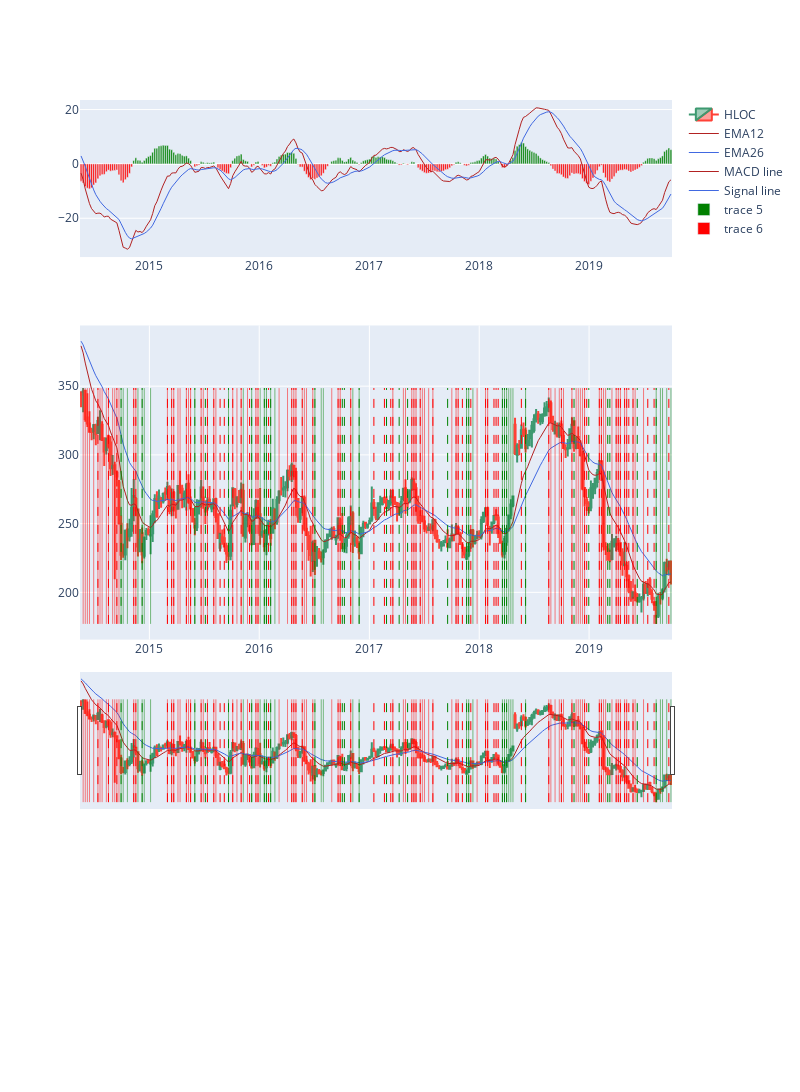

Notebook code for this chart:
### Code cell
run_time = process_time()
tmp_df = data_df[data_df.ticker == 'SBRY']

#Create the figrue with subplots
# fig = go.Figure()
fig = make_subplots(
    rows=4
    ,cols=1
    ,row_heights=[0.2,0.4,0.1,0.2]
)
fig.update_layout(
    width=800
    ,height=1200
)

#Add the HLCO
fig.add_trace(go.Candlestick(
    x=tmp_df.date
    ,open=tmp_df.open
    ,close=tmp_df.close
    ,high=tmp_df.high
    ,low=tmp_df.low
    ,name='HLOC'
),row=2,col=1)

#Add the EMAs
fig.add_trace(go.Scatter(
    x=tmp_df.date
    ,y=tmp_df.ema12
    ,line=dict(color='firebrick',width=1)
    ,name='EMA12'
),row=2,col=1)
fig.add_trace(go.Scatter(
    x=tmp_df.date
    ,y=tmp_df.ema26
    ,line=dict(color='royalblue',width=1)
    ,name='EMA26'
),row=2,col=1)

#Show the MACD with lines
fig.add_trace(go.Scatter(
    x=tmp_df.date
    ,y=tmp_df.macd_line
    ,line=dict(color='firebrick',width=1)
    ,name='MACD line'
),row=1,col=1)
fig.add_trace(go.Scatter(
    x=tmp_df.date
    ,y=tmp_df.signal_line
    ,line=dict(color='royalblue',width=1)
    ,name='Signal line'
),row=1,col=1)
fig.add_trace(go.Bar(
    x=tmp_df[tmp_df.macd > 0].date
    ,y=tmp_df[tmp_df.macd > 0].macd
    ,marker_color='green'
    ,opacity=1
),row=1,col=1)
fig.add_trace(go.Bar(
    x=tmp_df[tmp_df.macd < 0].date
    ,y=tmp_df[tmp_df.macd < 0].macd
    ,marker_color='red'
    ,opacity=1
),row=1,col=1)

#Add buy and sell signals
def add_buy(x_val,min_max,w=0.5,d='solid'):
    fig.add_trace(
        go.Scatter(
            x=[x_val,x_val]
            ,y=[min_max[0],min_max[1]]
            ,line=dict(color='green',width=w,dash=d)
            ,name='Buy signal'
            ,showlegend=False
            ,mode='lines'
        )
        ,row=2,col=1
    )
def add_sell(x_val,min_max,w=0.5,d='solid'):
    fig.add_trace(
        go.Scatter(
            x=[x_val,x_val]
            ,y=[min_max[0],min_max[1]]
            ,line=dict(color='red',width=w,dash=d)
            ,name='Sell signal'
            ,showlegend=False
            ,mode='lines'
        )
        ,row=2,col=1
    )

#Plot the area I'm investigating
def add_flags(x_val,min_max,_color:str='black',_row:int=1):
    fig.add_trace(
        go.Scatter(
            x=[x_val,x_val]
            ,y=[min_max[0],min_max[1]]
            ,line=dict(color=_color,width=1,dash='solid')
            ,name='ALT'
            ,showlegend=False
            ,mode='lines'
        )
        ,row=_row,col=1
    )
def add_lines(_x,_y,_color:str='black',_row:int=1):
    fig.add_trace(
        go.Scatter(
            x=_x
            ,y=_y
            ,line=dict(color=_color,width=1,dash='solid')
            ,name='ALT'
            ,showlegend=False
            ,mode='lines'
        )
        ,row=_row,col=1
    )
alt_col = 'close'
price_min_max = (tmp_df.low.min(),tmp_df.high.max())
alt_min_max = (tmp_df[alt_col].min(),tmp_df[alt_col].max())
for i,row in tmp_df.iterrows():
    if row.signal == 'buy':
        add_buy(row.date,price_min_max,0.5)
    elif row.signal == 'sell':
        add_sell(row.date,price_min_max,0.5)
    if row.signal_model == 'buy':
        add_buy(row.date,price_min_max,1,'dash')
    elif row.signal_model == 'sell':
        add_sell(row.date,price_min_max,1,'dash')
#     if row['{}_max'.format(alt_col)] == True:
#         add_flags(row.date,alt_min_max,'purple',_row=2)
#     if row['{}_min'.format(alt_col)] == True:
#         add_flags(row.date,alt_min_max,'orange',_row=2)

# alt_col = 'long_max_grad_macd'
# add_lines(tmp_df.date,tmp_df[alt_col],_row=4)
        
run_time.end()


#Display the plot
fig.update_layout(xaxis_rangeslider_visible=False)
fig.show()
